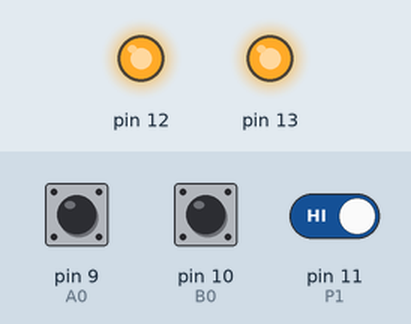
Bench run of a sketch on a simulated Arduino Uno, built with avr-gcc and run on an emulated ATmega328P. On the bench: output pins drawn as LEDs (lit = HIGH). The test bench sets the inputs (shaded band); at power-on: pin 9 (A0) HIGH, pin 10 (B0) HIGH, pin 11 (P1) HIGH.

Above: at 1.2 s.
1.3 s: pin 9 (A0) pulled LOW for 0.15 s
At 1.37 s:
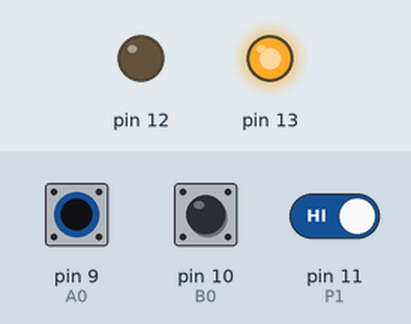
2.9 s: pin 10 (B0) pulled LOW for 0.15 s
At 2.97 s:
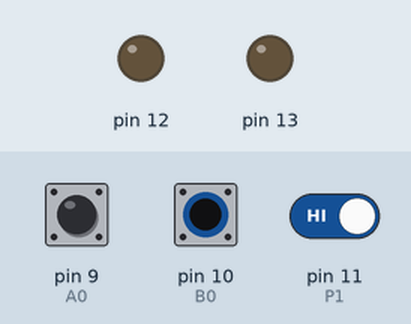
4.5 s: pin 10 (B0) pulled LOW for 3.2 s
At 8.9 s:
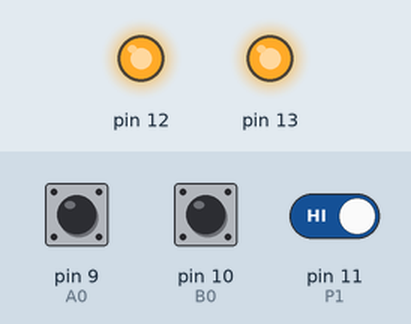
9.2 s: pin 9 (A0) pulled LOW for 3.2 s
At 10.1 s:
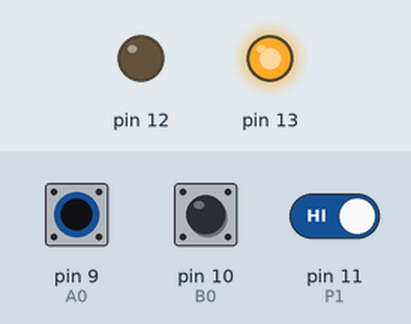
13.9 s: pin 10 (B0) driven LOW and pin 11 (P1) driven LOW
At 14.9 s:
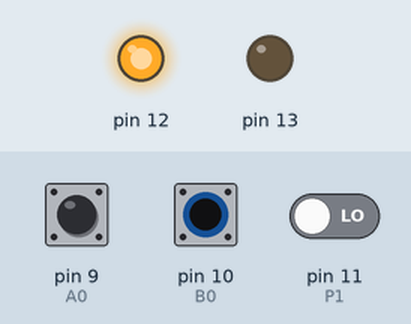
Timing chart, 0 to 16.4 s (numbered marks = the images above; inputs shaded):
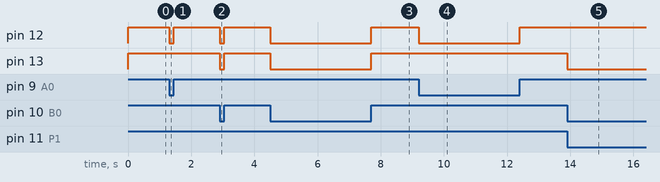

Measured:
- after the input at 1.3 s, pin 12: HIGH → LOW at once, → HIGH 0.15 s later
- after the input at 2.9 s, pin 12, pin 13: HIGH → LOW at once, → HIGH 0.15 s later
- after the input at 4.5 s, pin 12, pin 13: HIGH → LOW at once, → HIGH 3.2 s later
- after the input at 9.2 s, pin 12: HIGH → LOW at once, → HIGH 3.2 s later
- after the input at 13.9 s, pin 13: HIGH → LOW at once

The sketch:

RESTADORCOMPLETO.ino
```cpp
//Autor:Dario Jorge Iglesias
boolean a0,b0,P0,D,P1;
void setup(){
 pinMode(9,INPUT_PULLUP); //A0
 pinMode(10,INPUT_PULLUP);//B0
 pinMode(11,INPUT_PULLUP);//P1
 pinMode(12,OUTPUT); //D
 pinMode(13,OUTPUT);}//P0
void loop()
{
 a0=digitalRead(9);
 b0=digitalRead(10);
 P1=digitalRead(11);
 D=a0^b0^P1;
 P0=(!a0&P1)|(b0&P1)|(!a0&b0);
 digitalWrite(12,D);
 digitalWrite(13,P0);
}
```
